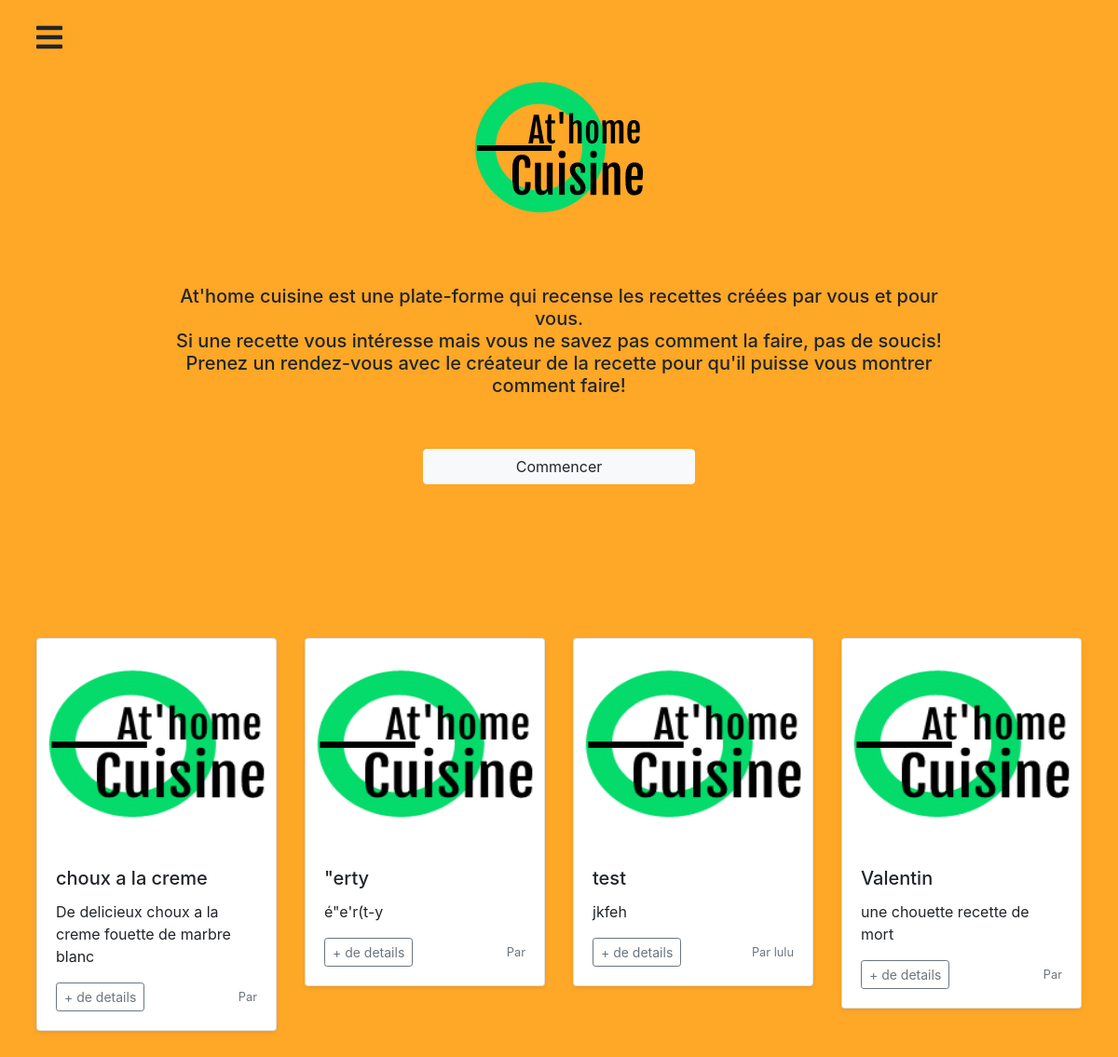
The page / on the database its author committed.
### tables this page shows
CREATE TABLE `recipe` (
  `idRecipe` int(11) NOT NULL,
  `name` varchar(255) NOT NULL,
  `description` varchar(255) NOT NULL,
  `difficulty` int(11) DEFAULT NULL,
  `price` int(11) DEFAULT NULL,
  `idUser` int(11) DEFAULT NULL
);

CREATE TABLE `users` (
  `idUser` int(11) NOT NULL,
  `pseudo` varchar(65) NOT NULL,
  `password` char(65) NOT NULL,
  `mail` varchar(65) NOT NULL,
  `address` varchar(255) DEFAULT NULL,
  `phone` varchar(65) DEFAULT NULL,
  `image` varchar(255) DEFAULT NULL,
  `token` varchar(65) DEFAULT NULL,
  `active` int(11) DEFAULT NULL,
  `dateCreation` timestamp NOT NULL DEFAULT CURRENT_TIMESTAMP ON UPDATE CURRENT_TIMESTAMP,
  `idRole` int(11) DEFAULT NULL
);

### controlers/indexControler.php (called while the page is built)
<?php
require_once "models/databaseConnect.php";
require_once "models/user.php";
$user = new user();
$listAll = $user->listAll();
?>

### models/databaseConnect.php (called while the page is built, shortened)
<?php
class database {
    public function __construct() {
        try
            {
                $this->db = new PDO('mysql:dbname=athomecuisine;host=localhost', 'khoursaaf', 'khoursa123', [PDO::ATTR_ERRMODE=>PDO::ERRMODE_EXCEPTION]);
            }
        catch(Exception $e)
            {
                die("Impossible de se connecter : " . $e->getMessage());
            }
    }
}

### models/user.php (called while the page is built, shortened)
<?php
class user extends database
{
    public function listAll(){
        $query = $this->db->query("SELECT users.idUser idUser, users.pseudo pseudo, r.idRecipe,idRecipe, r.name recipe, r.description description,COUNT(s.step) step FROM users RIGHT JOIN recipe r USING(idUser) JOIN step s USING(idRecipe) GROUP BY r.idRecipe, r.name, users.idUser, users.pseudo");
        return $result = $query->fetchAll(PDO::FETCH_OBJ);
    }
}

### index.php (the view, shortened to what this page needs)
<?php
require_once 'controlers/indexControler.php';
?>
<!DOCTYPE html>
<html>
<head>
    <link rel="stylesheet" href="https://stackpath.bootstrapcdn.com/bootstrap/4.3.1/css/bootstrap.min.css">
    <link rel="stylesheet" href="https://use.fontawesome.com/releases/v5.7.2/css/all.css">
    <link rel="stylesheet" href="assets/css/style.css">
</head>
<body>
    <div class="container-fluid">
        <div class="row">
            <div class="col ml-4 mt-4">
                <span onclick="openNav()"><i class="fas fa-bars fa-2x"></i></span>
            </div>
        </div>
        <div class="row">
            <div class="col-sm-12 d-flex justify-content-center">
                <img class="" id="img_frontPage" src="assets/img/logo.png" alt="logo athomecuisine">
            </div>
        </div>
        <div class="row mt-4">
            <div class="col-sm-9 m-auto">
                <p class="text-center py-4 h5">At'home cuisine est une plate-forme qui recense les recettes créées par vous et pour vous.<br>Si une recette vous intéresse mais vous ne savez pas comment la faire, pas de soucis!<br>Prenez un rendez-vous avec le créateur de la recette pour qu'il puisse vous montrer comment faire!
                </p>
            </div>
            <div class="col-sm-12 d-flex justify-content-center mt-4">
                <a class="btn btn-light col-sm-3" href="#recipeList" >Commencer</a>
            </div>
        </div>
        <div class="row" id="recipeList">
        <div class="container-fluid">
        <div class="row p-4 mt-4 mb-4">
            <?php foreach ($listAll as $value) { ?>
            <div class="col-xs-12 col-sm-12 col-md-6 col-lg-3 ">
                <div class="card mb-4 shadow-sm">
                    <img class="bd-placeholder-img card-img-top" width="100%" height="225" src="assets/img/logo.png" aria-label="Placeholder: Thumbnail"><rect width="100%" height="100%" fill="#55595c"/>
                    <div class="card-body">
                        <p class="card-title h5"><?= $value->recipe;?></p>
                        <p class="card-text"><?= $value->description;?></p>
                        <div class="d-flex justify-content-between align-items-center">
                            <div class="btn-group">
                                <a href="views/recipePage.php?idRecipe=<?= $value->idRecipe;?>" class="btn btn-sm btn-outline-secondary">+ de details</a>
                            </div>
                        <small class="text-muted"><?= 'Par '.$value->pseudo;?></small>
                        </div>
                    </div>
                </div>
            </div>
            <?php }?>
        </div>
    </div>
    </div>
    </div>
</body>
</html>

### assets/css/style.css (style rules this page uses)
body { background-color:#ffa726 ; }
#recipeList { margin-top: 10%; }

### rows shown on the page
recipe: name "choux a la creme", description "De delicieux choux a la creme fouette de marbre blanc"
recipe: name "\"erty", description "é\"e'r(t-y"
recipe: name "test", description "jkfeh", idUser.pseudo "lulu"
recipe: name "Valentin", description "une chouette recette de mort"
